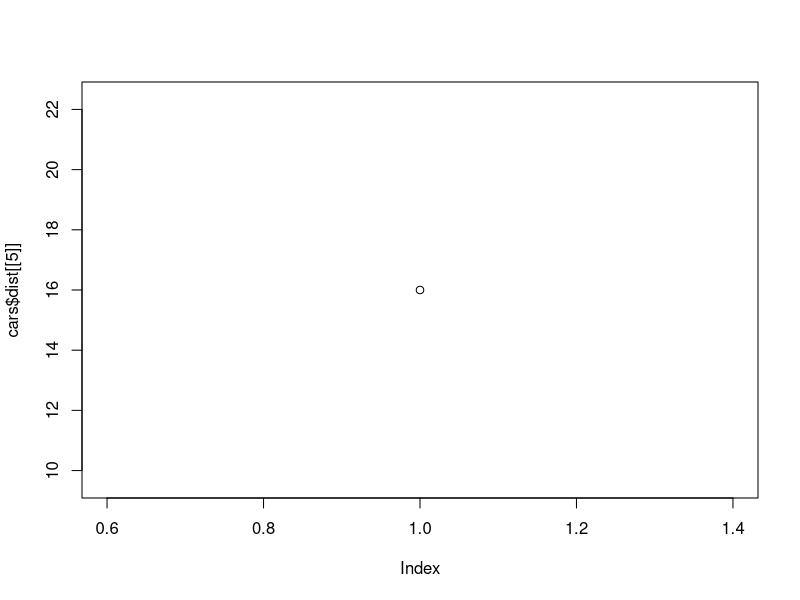

Write the R code that produced this figure.
#'---
#'title: "Test_2"
#'author: "R. Westerweele"
#'date: "1-9-2020"
#'output: github_document
#'---

#+ r setup, include=FALSE
#+ knitr::opts_chunk$set(echo = FALSE)

c <- cars
plot(cars$dist[[5]])
print('this is a dot')


